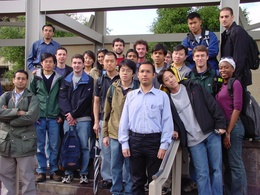
%> input picture Images/Training_1.jpg, 260 x 195 px, shrunk from 1856 x 1392 before the run
$ octave --eval "result = colorRGB_YCbCr(imread('../Images/Training_1.jpg'));"   (GNU Octave 9; MATLAB toolbox functions it lacks are replaced by stand-ins)
%> lines starting %> are read from the running program, lines starting %| are printed output that depends on the picture; in (x1, y1, x2, y2) boxes, pixels count from 0 and x2, y2 are one past the last pixel; in counts of white or black regions, pixels touching at a corner belong together; the program's own positions count from 1
### Codes/getRGB.m
function [RGB] = getRGB(img)

RGB = zeros(size(img,1), size(img,2),3);

if(size(img, 3) > 1)
    for i = 1:size(img,1)
        for j = 1:size(img,2)

            RGB(i,j,1) = img(i,j,1);
            RGB(i,j,2) = img(i,j,2);
            RGB(i,j,3) = img(i,j,3);

        end
    end
end

### Codes/getYCbCr.m
function [YCbCr] = getYCbCr(img)

YCbCr = zeros(size(img,1), size(img,2),3);

YCBCR = rgb2ycbcr(img);
%> YCBCR: size 195x260x3 uint8; mean of channels 1, 2, 3 98.3, 130.4, 129.8
Y=YCBCR(:,:,1);
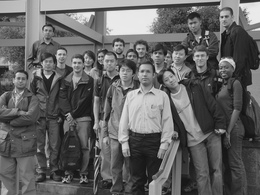
%> Y: size 195x260 uint8; min 16, max 235, mean 98.3
Cb=YCBCR(:,:,2);
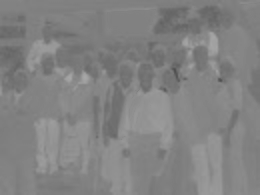
%> Cb: size 195x260 uint8; min 79, max 167, mean 130.4
Cr=YCBCR(:,:,3);
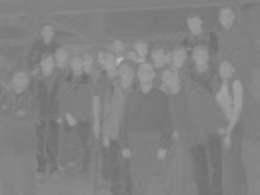
%> Cr: size 195x260 uint8; min 107, max 189, mean 129.8


if(size(img, 3) > 1)
    for i = 1:size(img,1)
        for j = 1:size(img,2)

            YCbCr(i,j,1) = Y(i,j);
            YCbCr(i,j,2) = Cb(i,j);
            YCbCr(i,j,3) = Cr(i,j);

        end
    end
%> YCbCr: size 195x260x3 double; mean of channels 1, 2, 3 98.3, 130.4, 129.8
end

### Codes/colorRGB_YCbCr.m
function [final_image,counter_skin] = colorRGB_YCbCr(img)

counter_skin = 0;

RGB = getRGB(img);
YCbCr = getYCbCr(img);

final_image = zeros(size(img,1), size(img,2));

if(size(img, 3) > 1)
    for i = 1:size(img,1)
        for j = 1:size(img,2)

            R = RGB(i,j,1);
            G = RGB(i,j,2);
            B = RGB(i,j,3);
            V = [R,G,B];

            y = YCbCr(i,j,1);
            cb = YCbCr(i,j,2);
            cr = YCbCr(i,j,3);

            if(((R > 50  && G > 40  && B > 20 && (max(V) - min(V) > 10 ) && (abs(R-G) >= 10) && R>G && R>B) || ((R>220) && (G>210) && (B>170) && (abs(R-G)<=15) && (R>B) && (G>B))) && ( (cb > 85 && cb < 140) && (cr > 140 && cr < 180) && (y >=85) ) )
                final_image(i,j)=1;
                counter_skin = counter_skin + 1;
            else
                img(i,j,1) = 0;
                img(i,j,2) = 0;
                img(i,j,3) = 0;
            end
        end
    end
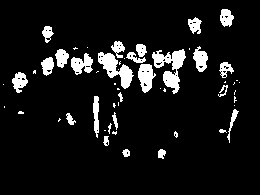
%> final_image: size 195x260 double; values 0 (black) and 1 (white), 8.6% white; 54 white regions (28 under 20 px), largest, box (x1, y1, x2, y2) and area: (152, 49, 186, 94) 670, (98, 52, 134, 89) 562, (138, 64, 156, 93) 337
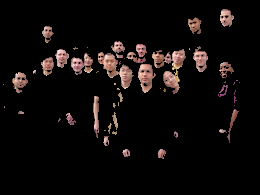
%> img: size 195x260x3 uint8; mean R, G, B 14.6, 10.8, 10
%> after the loop, counter_skin = 4359
end
figure,imshow(img);

$ run again, on Images/Training_2.jpg
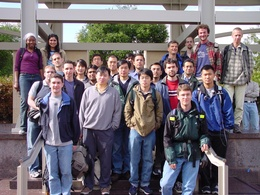
%> input picture Images/Training_2.jpg, 260 x 195 px, shrunk from 1856 x 1392 before the run
%> YCBCR: size 195x260x3 uint8; mean of channels 1, 2, 3 109.7, 130.5, 130.5
%> after the loop in colorRGB_YCbCr, `for i = 1:size(img,1)`:
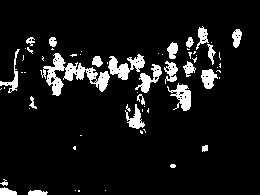
%> final_image: size 195x260 double; values 0 (black) and 1 (white), 8.4% white; 63 white regions (39 under 20 px), largest, box (x1, y1, x2, y2) and area: (40, 53, 110, 96) 1007, (108, 54, 145, 80) 458, (167, 83, 191, 111) 328
%> after the loop in colorRGB_YCbCr, `for i = 1:size(img,1)`:
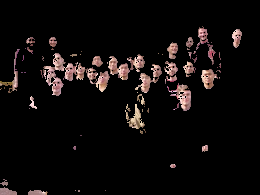
%> img: size 195x260x3 uint8; mean R, G, B 14.9, 11.4, 10.9
%> after the loop in colorRGB_YCbCr, `for i = 1:size(img,1)`: counter_skin = 4243

$ run again, on Images/Training_3.jpg
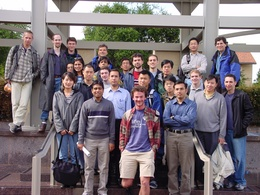
%> input picture Images/Training_3.jpg, 260 x 195 px, shrunk from 1856 x 1392 before the run
%> YCBCR: size 195x260x3 uint8; mean of channels 1, 2, 3 114.3, 129, 131.7
%> after the loop in colorRGB_YCbCr, `for i = 1:size(img,1)`:
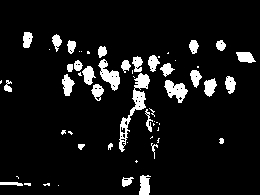
%> final_image: size 195x260 double; values 0 (black) and 1 (white), 8.1% white; 59 white regions (28 under 20 px), largest, box (x1, y1, x2, y2) and area: (119, 73, 150, 152) 606, (98, 59, 120, 91) 322, (164, 80, 188, 103) 298
%> after the loop in colorRGB_YCbCr, `for i = 1:size(img,1)`:
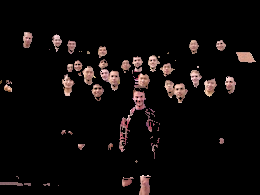
%> img: size 195x260x3 uint8; mean R, G, B 14.3, 10.5, 10
%> after the loop in colorRGB_YCbCr, `for i = 1:size(img,1)`: counter_skin = 4111

$ run again, on Images/Training_4.jpg
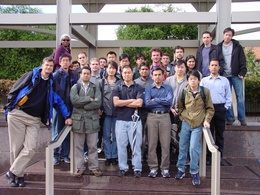
%> input picture Images/Training_4.jpg, 260 x 195 px, shrunk from 1856 x 1392 before the run
%> YCBCR: size 195x260x3 uint8; mean of channels 1, 2, 3 112.8, 129.4, 130.5
%> after the loop in colorRGB_YCbCr, `for i = 1:size(img,1)`:
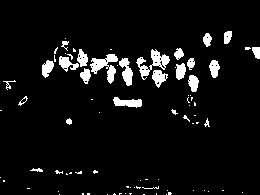
%> final_image: size 195x260 double; values 0 (black) and 1 (white), 6.1% white; 82 white regions (57 under 20 px), largest, box (x1, y1, x2, y2) and area: (90, 54, 118, 84) 370, (136, 49, 170, 80) 368, (119, 58, 133, 86) 219
%> after the loop in colorRGB_YCbCr, `for i = 1:size(img,1)`:
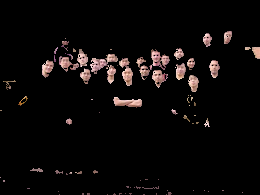
%> img: size 195x260x3 uint8; mean R, G, B 11.3, 8.7, 8.3
%> after the loop in colorRGB_YCbCr, `for i = 1:size(img,1)`: counter_skin = 3115
